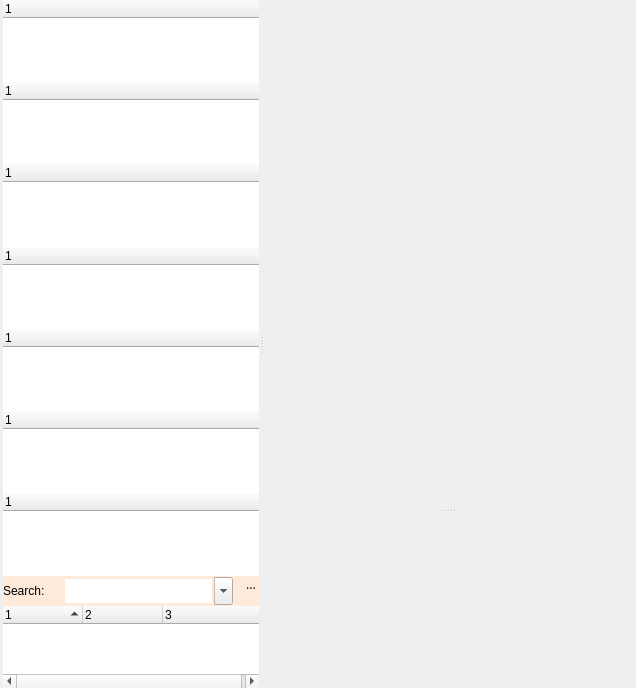
<?xml version="1.0" encoding="UTF-8"?>
<ui version="4.0">
 <class>trigger_editor</class>
 <widget class="QMainWindow" name="trigger_editor">
  <property name="geometry">
   <rect>
    <x>0</x>
    <y>0</y>
    <width>636</width>
    <height>688</height>
   </rect>
  </property>
  <property name="sizePolicy">
   <sizepolicy hsizetype="Preferred" vsizetype="Preferred">
    <horstretch>0</horstretch>
    <verstretch>0</verstretch>
   </sizepolicy>
  </property>
  <property name="windowTitle">
   <string>Script editor</string>
  </property>
  <widget class="QWidget" name="randomwidget">
   <property name="sizePolicy">
    <sizepolicy hsizetype="Expanding" vsizetype="Expanding">
     <horstretch>0</horstretch>
     <verstretch>0</verstretch>
    </sizepolicy>
   </property>
   <layout class="QVBoxLayout" name="verticalLayout">
    <property name="spacing">
     <number>0</number>
    </property>
    <property name="margin">
     <number>0</number>
    </property>
    <item>
     <widget class="QWidget" name="widget" native="true">
      <property name="sizePolicy">
       <sizepolicy hsizetype="Expanding" vsizetype="Expanding">
        <horstretch>0</horstretch>
        <verstretch>0</verstretch>
       </sizepolicy>
      </property>
      <layout class="QGridLayout" name="gridLayout_2">
       <property name="margin">
        <number>0</number>
       </property>
       <property name="spacing">
        <number>0</number>
       </property>
       <item row="0" column="0">
        <widget class="QWidget" name="widget_2" native="true">
         <property name="sizePolicy">
          <sizepolicy hsizetype="Expanding" vsizetype="Expanding">
           <horstretch>0</horstretch>
           <verstretch>0</verstretch>
          </sizepolicy>
         </property>
         <layout class="QVBoxLayout" name="verticalLayout_2">
          <property name="spacing">
           <number>0</number>
          </property>
          <property name="leftMargin">
           <number>3</number>
          </property>
          <property name="topMargin">
           <number>0</number>
          </property>
          <property name="rightMargin">
           <number>3</number>
          </property>
          <property name="bottomMargin">
           <number>0</number>
          </property>
          <item>
           <widget class="QWidget" name="widget_3" native="true">
            <property name="sizePolicy">
             <sizepolicy hsizetype="Expanding" vsizetype="Expanding">
              <horstretch>0</horstretch>
              <verstretch>0</verstretch>
             </sizepolicy>
            </property>
            <layout class="QVBoxLayout" name="verticalLayout_8">
             <property name="spacing">
              <number>0</number>
             </property>
             <property name="margin">
              <number>0</number>
             </property>
             <item>
              <widget class="QSplitter" name="splitter">
               <property name="sizePolicy">
                <sizepolicy hsizetype="Expanding" vsizetype="Expanding">
                 <horstretch>0</horstretch>
                 <verstretch>0</verstretch>
                </sizepolicy>
               </property>
               <property name="frameShape">
                <enum>QFrame::NoFrame</enum>
               </property>
               <property name="lineWidth">
                <number>0</number>
               </property>
               <property name="midLineWidth">
                <number>5</number>
               </property>
               <property name="orientation">
                <enum>Qt::Horizontal</enum>
               </property>
               <property name="opaqueResize">
                <bool>true</bool>
               </property>
               <property name="handleWidth">
                <number>5</number>
               </property>
               <widget class="QFrame" name="left_frame">
                <property name="sizePolicy">
                 <sizepolicy hsizetype="Expanding" vsizetype="Expanding">
                  <horstretch>0</horstretch>
                  <verstretch>0</verstretch>
                 </sizepolicy>
                </property>
                <property name="minimumSize">
                 <size>
                  <width>0</width>
                  <height>0</height>
                 </size>
                </property>
                <property name="baseSize">
                 <size>
                  <width>0</width>
                  <height>0</height>
                 </size>
                </property>
                <property name="frameShape">
                 <enum>QFrame::NoFrame</enum>
                </property>
                <property name="frameShadow">
                 <enum>QFrame::Plain</enum>
                </property>
                <property name="lineWidth">
                 <number>1</number>
                </property>
                <layout class="QVBoxLayout" name="verticalLayout_3">
                 <property name="spacing">
                  <number>0</number>
                 </property>
                 <property name="margin">
                  <number>0</number>
                 </property>
                 <item>
                  <widget class="TTreeWidget" name="treeWidget_timers">
                   <property name="frameShape">
                    <enum>QFrame::NoFrame</enum>
                   </property>
                   <property name="midLineWidth">
                    <number>4</number>
                   </property>
                   <property name="dragDropMode">
                    <enum>QAbstractItemView::InternalMove</enum>
                   </property>
                   <property name="alternatingRowColors">
                    <bool>false</bool>
                   </property>
                   <property name="iconSize">
                    <size>
                     <width>32</width>
                     <height>32</height>
                    </size>
                   </property>
                   <property name="rootIsDecorated">
                    <bool>true</bool>
                   </property>
                   <property name="allColumnsShowFocus">
                    <bool>true</bool>
                   </property>
                   <property name="wordWrap">
                    <bool>false</bool>
                   </property>
                   <property name="headerHidden">
                    <bool>false</bool>
                   </property>
                   <property name="expandsOnDoubleClick">
                    <bool>false</bool>
                   </property>
                   <column>
                    <property name="text">
                     <string>1</string>
                    </property>
                   </column>
                  </widget>
                 </item>
                 <item>
                  <widget class="TTreeWidget" name="treeWidget_keys">
                   <property name="frameShape">
                    <enum>QFrame::NoFrame</enum>
                   </property>
                   <property name="midLineWidth">
                    <number>4</number>
                   </property>
                   <property name="dragDropMode">
                    <enum>QAbstractItemView::InternalMove</enum>
                   </property>
                   <property name="alternatingRowColors">
                    <bool>false</bool>
                   </property>
                   <property name="iconSize">
                    <size>
                     <width>32</width>
                     <height>32</height>
                    </size>
                   </property>
                   <property name="rootIsDecorated">
                    <bool>true</bool>
                   </property>
                   <property name="sortingEnabled">
                    <bool>false</bool>
                   </property>
                   <property name="animated">
                    <bool>true</bool>
                   </property>
                   <property name="allColumnsShowFocus">
                    <bool>true</bool>
                   </property>
                   <property name="wordWrap">
                    <bool>false</bool>
                   </property>
                   <property name="headerHidden">
                    <bool>false</bool>
                   </property>
                   <property name="expandsOnDoubleClick">
                    <bool>false</bool>
                   </property>
                   <column>
                    <property name="text">
                     <string>1</string>
                    </property>
                   </column>
                  </widget>
                 </item>
                 <item>
                  <widget class="TTreeWidget" name="treeWidget_alias">
                   <property name="frameShape">
                    <enum>QFrame::NoFrame</enum>
                   </property>
                   <property name="midLineWidth">
                    <number>4</number>
                   </property>
                   <property name="dragDropMode">
                    <enum>QAbstractItemView::InternalMove</enum>
                   </property>
                   <property name="alternatingRowColors">
                    <bool>false</bool>
                   </property>
                   <property name="iconSize">
                    <size>
                     <width>32</width>
                     <height>32</height>
                    </size>
                   </property>
                   <property name="rootIsDecorated">
                    <bool>true</bool>
                   </property>
                   <property name="animated">
                    <bool>true</bool>
                   </property>
                   <property name="allColumnsShowFocus">
                    <bool>true</bool>
                   </property>
                   <property name="wordWrap">
                    <bool>false</bool>
                   </property>
                   <property name="headerHidden">
                    <bool>false</bool>
                   </property>
                   <property name="expandsOnDoubleClick">
                    <bool>false</bool>
                   </property>
                   <column>
                    <property name="text">
                     <string>1</string>
                    </property>
                   </column>
                  </widget>
                 </item>
                 <item>
                  <widget class="TTreeWidget" name="treeWidget_actions">
                   <property name="frameShape">
                    <enum>QFrame::NoFrame</enum>
                   </property>
                   <property name="midLineWidth">
                    <number>4</number>
                   </property>
                   <property name="dragDropMode">
                    <enum>QAbstractItemView::InternalMove</enum>
                   </property>
                   <property name="alternatingRowColors">
                    <bool>false</bool>
                   </property>
                   <property name="iconSize">
                    <size>
                     <width>32</width>
                     <height>32</height>
                    </size>
                   </property>
                   <property name="rootIsDecorated">
                    <bool>true</bool>
                   </property>
                   <property name="animated">
                    <bool>true</bool>
                   </property>
                   <property name="allColumnsShowFocus">
                    <bool>true</bool>
                   </property>
                   <property name="wordWrap">
                    <bool>false</bool>
                   </property>
                   <property name="headerHidden">
                    <bool>false</bool>
                   </property>
                   <property name="expandsOnDoubleClick">
                    <bool>false</bool>
                   </property>
                   <column>
                    <property name="text">
                     <string>1</string>
                    </property>
                   </column>
                  </widget>
                 </item>
                 <item>
                  <widget class="TTreeWidget" name="treeWidget_scripts">
                   <property name="frameShape">
                    <enum>QFrame::NoFrame</enum>
                   </property>
                   <property name="midLineWidth">
                    <number>4</number>
                   </property>
                   <property name="dragDropMode">
                    <enum>QAbstractItemView::InternalMove</enum>
                   </property>
                   <property name="alternatingRowColors">
                    <bool>false</bool>
                   </property>
                   <property name="iconSize">
                    <size>
                     <width>32</width>
                     <height>32</height>
                    </size>
                   </property>
                   <property name="rootIsDecorated">
                    <bool>true</bool>
                   </property>
                   <property name="animated">
                    <bool>true</bool>
                   </property>
                   <property name="allColumnsShowFocus">
                    <bool>true</bool>
                   </property>
                   <property name="wordWrap">
                    <bool>false</bool>
                   </property>
                   <property name="headerHidden">
                    <bool>false</bool>
                   </property>
                   <property name="expandsOnDoubleClick">
                    <bool>false</bool>
                   </property>
                   <column>
                    <property name="text">
                     <string>1</string>
                    </property>
                   </column>
                  </widget>
                 </item>
                 <item>
                  <widget class="TTreeWidget" name="treeWidget">
                   <property name="frameShape">
                    <enum>QFrame::NoFrame</enum>
                   </property>
                   <property name="midLineWidth">
                    <number>4</number>
                   </property>
                   <property name="dragDropMode">
                    <enum>QAbstractItemView::InternalMove</enum>
                   </property>
                   <property name="alternatingRowColors">
                    <bool>false</bool>
                   </property>
                   <property name="iconSize">
                    <size>
                     <width>32</width>
                     <height>32</height>
                    </size>
                   </property>
                   <property name="rootIsDecorated">
                    <bool>true</bool>
                   </property>
                   <property name="sortingEnabled">
                    <bool>false</bool>
                   </property>
                   <property name="animated">
                    <bool>true</bool>
                   </property>
                   <property name="allColumnsShowFocus">
                    <bool>true</bool>
                   </property>
                   <property name="wordWrap">
                    <bool>false</bool>
                   </property>
                   <property name="headerHidden">
                    <bool>false</bool>
                   </property>
                   <property name="expandsOnDoubleClick">
                    <bool>false</bool>
                   </property>
                   <column>
                    <property name="text">
                     <string>1</string>
                    </property>
                   </column>
                  </widget>
                 </item>
                 <item>
                  <widget class="TTreeWidget" name="treeWidget_vars">
                   <property name="frameShape">
                    <enum>QFrame::NoFrame</enum>
                   </property>
                   <property name="midLineWidth">
                    <number>4</number>
                   </property>
                   <property name="dragDropMode">
                    <enum>QAbstractItemView::InternalMove</enum>
                   </property>
                   <property name="alternatingRowColors">
                    <bool>false</bool>
                   </property>
                   <property name="iconSize">
                    <size>
                     <width>32</width>
                     <height>32</height>
                    </size>
                   </property>
                   <property name="rootIsDecorated">
                    <bool>true</bool>
                   </property>
                   <property name="allColumnsShowFocus">
                    <bool>true</bool>
                   </property>
                   <property name="wordWrap">
                    <bool>false</bool>
                   </property>
                   <property name="headerHidden">
                    <bool>false</bool>
                   </property>
                   <property name="expandsOnDoubleClick">
                    <bool>false</bool>
                   </property>
                   <column>
                    <property name="text">
                     <string>1</string>
                    </property>
                   </column>
                  </widget>
                 </item>
                 <item>
                  <widget class="QWidget" name="mpSearchArea" native="true">
                   <layout class="QVBoxLayout" name="verticalLayout_6">
                    <property name="spacing">
                     <number>0</number>
                    </property>
                    <property name="margin">
                     <number>0</number>
                    </property>
                    <item>
                     <widget class="QWidget" name="widget_5" native="true">
                      <property name="sizePolicy">
                       <sizepolicy hsizetype="Expanding" vsizetype="Fixed">
                        <horstretch>0</horstretch>
                        <verstretch>0</verstretch>
                       </sizepolicy>
                      </property>
                      <property name="maximumSize">
                       <size>
                        <width>16777215</width>
                        <height>30</height>
                       </size>
                      </property>
                      <property name="palette">
                       <palette>
                        <active>
                         <colorrole role="Base">
                          <brush brushstyle="SolidPattern">
                           <color alpha="255">
                            <red>255</red>
                            <green>255</green>
                            <blue>255</blue>
                           </color>
                          </brush>
                         </colorrole>
                         <colorrole role="Window">
                          <brush brushstyle="SolidPattern">
                           <color alpha="255">
                            <red>255</red>
                            <green>234</green>
                            <blue>218</blue>
                           </color>
                          </brush>
                         </colorrole>
                        </active>
                        <inactive>
                         <colorrole role="Base">
                          <brush brushstyle="SolidPattern">
                           <color alpha="255">
                            <red>255</red>
                            <green>255</green>
                            <blue>255</blue>
                           </color>
                          </brush>
                         </colorrole>
                         <colorrole role="Window">
                          <brush brushstyle="SolidPattern">
                           <color alpha="255">
                            <red>255</red>
                            <green>234</green>
                            <blue>218</blue>
                           </color>
                          </brush>
                         </colorrole>
                        </inactive>
                        <disabled>
                         <colorrole role="Base">
                          <brush brushstyle="SolidPattern">
                           <color alpha="255">
                            <red>255</red>
                            <green>234</green>
                            <blue>218</blue>
                           </color>
                          </brush>
                         </colorrole>
                         <colorrole role="Window">
                          <brush brushstyle="SolidPattern">
                           <color alpha="255">
                            <red>255</red>
                            <green>234</green>
                            <blue>218</blue>
                           </color>
                          </brush>
                         </colorrole>
                        </disabled>
                       </palette>
                      </property>
                      <property name="autoFillBackground">
                       <bool>true</bool>
                      </property>
                      <layout class="QHBoxLayout" name="horizontalLayout_5">
                       <property name="spacing">
                        <number>0</number>
                       </property>
                       <property name="margin">
                        <number>0</number>
                       </property>
                       <item>
                        <widget class="QWidget" name="widget_7" native="true">
                         <layout class="QHBoxLayout" name="horizontalLayout_3">
                          <property name="spacing">
                           <number>0</number>
                          </property>
                          <property name="margin">
                           <number>0</number>
                          </property>
                          <item>
                           <widget class="QLabel" name="label">
                            <property name="sizePolicy">
                             <sizepolicy hsizetype="Fixed" vsizetype="Preferred">
                              <horstretch>0</horstretch>
                              <verstretch>0</verstretch>
                             </sizepolicy>
                            </property>
                            <property name="minimumSize">
                             <size>
                              <width>60</width>
                              <height>0</height>
                             </size>
                            </property>
                            <property name="text">
                             <string>Search:</string>
                            </property>
                           </widget>
                          </item>
                          <item>
                           <widget class="QComboBox" name="comboBox_search_triggers">
                            <property name="sizePolicy">
                             <sizepolicy hsizetype="Expanding" vsizetype="Fixed">
                              <horstretch>0</horstretch>
                              <verstretch>0</verstretch>
                             </sizepolicy>
                            </property>
                            <property name="minimumSize">
                             <size>
                              <width>50</width>
                              <height>20</height>
                             </size>
                            </property>
                            <property name="maximumSize">
                             <size>
                              <width>16777215</width>
                              <height>28</height>
                             </size>
                            </property>
                            <property name="editable">
                             <bool>true</bool>
                            </property>
                            <property name="insertPolicy">
                             <enum>QComboBox::InsertAtTop</enum>
                            </property>
                            <property name="duplicatesEnabled">
                             <bool>true</bool>
                            </property>
                            <property name="frame">
                             <bool>false</bool>
                            </property>
                           </widget>
                          </item>
                          <item>
                           <spacer name="horizontalSpacer_2">
                            <property name="orientation">
                             <enum>Qt::Horizontal</enum>
                            </property>
                            <property name="sizeType">
                             <enum>QSizePolicy::Fixed</enum>
                            </property>
                            <property name="sizeHint" stdset="0">
                             <size>
                              <width>10</width>
                              <height>13</height>
                             </size>
                            </property>
                           </spacer>
                          </item>
                         </layout>
                        </widget>
                       </item>
                       <item>
                        <widget class="QWidget" name="widget_6" native="true">
                         <property name="sizePolicy">
                          <sizepolicy hsizetype="Fixed" vsizetype="Expanding">
                           <horstretch>0</horstretch>
                           <verstretch>0</verstretch>
                          </sizepolicy>
                         </property>
                         <property name="minimumSize">
                          <size>
                           <width>16</width>
                           <height>0</height>
                          </size>
                         </property>
                         <property name="maximumSize">
                          <size>
                           <width>16</width>
                           <height>16777215</height>
                          </size>
                         </property>
                         <layout class="QVBoxLayout" name="verticalLayout_7">
                          <property name="spacing">
                           <number>0</number>
                          </property>
                          <property name="margin">
                           <number>0</number>
                          </property>
                          <item>
                           <widget class="QToolButton" name="messageAreaCloseButton">
                            <property name="minimumSize">
                             <size>
                              <width>16</width>
                              <height>16</height>
                             </size>
                            </property>
                            <property name="maximumSize">
                             <size>
                              <width>16</width>
                              <height>16</height>
                             </size>
                            </property>
                            <property name="font">
                             <font>
                              <family>Sans Serif</family>
                              <pointsize>9</pointsize>
                             </font>
                            </property>
                            <property name="focusPolicy">
                             <enum>Qt::NoFocus</enum>
                            </property>
                            <property name="text">
                             <string>...</string>
                            </property>
                            <property name="icon">
                             <iconset resource="../mudlet_alpha.qrc">
                              <normaloff>:/icons/application-exit.png</normaloff>:/icons/application-exit.png</iconset>
                            </property>
                            <property name="autoRaise">
                             <bool>true</bool>
                            </property>
                           </widget>
                          </item>
                          <item>
                           <spacer name="verticalSpacer">
                            <property name="orientation">
                             <enum>Qt::Vertical</enum>
                            </property>
                            <property name="sizeHint" stdset="0">
                             <size>
                              <width>20</width>
                              <height>40</height>
                             </size>
                            </property>
                           </spacer>
                          </item>
                         </layout>
                        </widget>
                       </item>
                      </layout>
                     </widget>
                    </item>
                    <item>
                     <widget class="QTreeWidget" name="tree_widget_search_results_main">
                      <property name="frameShape">
                       <enum>QFrame::NoFrame</enum>
                      </property>
                      <property name="midLineWidth">
                       <number>4</number>
                      </property>
                      <property name="alternatingRowColors">
                       <bool>false</bool>
                      </property>
                      <property name="iconSize">
                       <size>
                        <width>16</width>
                        <height>16</height>
                       </size>
                      </property>
                      <property name="textElideMode">
                       <enum>Qt::ElideRight</enum>
                      </property>
                      <property name="rootIsDecorated">
                       <bool>true</bool>
                      </property>
                      <property name="uniformRowHeights">
                       <bool>true</bool>
                      </property>
                      <property name="sortingEnabled">
                       <bool>true</bool>
                      </property>
                      <property name="animated">
                       <bool>true</bool>
                      </property>
                      <property name="headerHidden">
                       <bool>false</bool>
                      </property>
                      <property name="columnCount">
                       <number>3</number>
                      </property>
                      <attribute name="headerVisible">
                       <bool>true</bool>
                      </attribute>
                      <attribute name="headerDefaultSectionSize">
                       <number>80</number>
                      </attribute>
                      <attribute name="headerMinimumSectionSize">
                       <number>20</number>
                      </attribute>
                      <column>
                       <property name="text">
                        <string>1</string>
                       </property>
                      </column>
                      <column>
                       <property name="text">
                        <string notr="true">2</string>
                       </property>
                      </column>
                      <column>
                       <property name="text">
                        <string notr="true">3</string>
                       </property>
                      </column>
                     </widget>
                    </item>
                   </layout>
                  </widget>
                 </item>
                </layout>
                <zorder>treeWidget_timers</zorder>
                <zorder>treeWidget_keys</zorder>
                <zorder>treeWidget_alias</zorder>
                <zorder>treeWidget_actions</zorder>
                <zorder>treeWidget_scripts</zorder>
                <zorder>mpSearchArea</zorder>
                <zorder>treeWidget</zorder>
                <zorder>treeWidget_vars</zorder>
               </widget>
               <widget class="QFrame" name="right_frame">
                <property name="sizePolicy">
                 <sizepolicy hsizetype="Expanding" vsizetype="Expanding">
                  <horstretch>1</horstretch>
                  <verstretch>0</verstretch>
                 </sizepolicy>
                </property>
                <property name="baseSize">
                 <size>
                  <width>0</width>
                  <height>0</height>
                 </size>
                </property>
                <property name="font">
                 <font>
                  <stylestrategy>PreferAntialias</stylestrategy>
                 </font>
                </property>
                <property name="frameShape">
                 <enum>QFrame::NoFrame</enum>
                </property>
                <property name="frameShadow">
                 <enum>QFrame::Plain</enum>
                </property>
                <property name="lineWidth">
                 <number>1</number>
                </property>
                <layout class="QHBoxLayout" name="horizontalLayout_2">
                 <property name="spacing">
                  <number>0</number>
                 </property>
                 <property name="margin">
                  <number>0</number>
                 </property>
                 <item>
                  <widget class="QSplitter" name="splitter_3">
                   <property name="sizePolicy">
                    <sizepolicy hsizetype="Expanding" vsizetype="Expanding">
                     <horstretch>0</horstretch>
                     <verstretch>0</verstretch>
                    </sizepolicy>
                   </property>
                   <property name="minimumSize">
                    <size>
                     <width>0</width>
                     <height>0</height>
                    </size>
                   </property>
                   <property name="maximumSize">
                    <size>
                     <width>16777215</width>
                     <height>16777215</height>
                    </size>
                   </property>
                   <property name="font">
                    <font>
                     <stylestrategy>PreferAntialias</stylestrategy>
                    </font>
                   </property>
                   <property name="frameShape">
                    <enum>QFrame::NoFrame</enum>
                   </property>
                   <property name="lineWidth">
                    <number>9</number>
                   </property>
                   <property name="orientation">
                    <enum>Qt::Vertical</enum>
                   </property>
                   <property name="handleWidth">
                    <number>5</number>
                   </property>
                   <property name="childrenCollapsible">
                    <bool>true</bool>
                   </property>
                   <widget class="QFrame" name="frame_9">
                    <property name="sizePolicy">
                     <sizepolicy hsizetype="Expanding" vsizetype="Expanding">
                      <horstretch>0</horstretch>
                      <verstretch>0</verstretch>
                     </sizepolicy>
                    </property>
                    <property name="minimumSize">
                     <size>
                      <width>0</width>
                      <height>0</height>
                     </size>
                    </property>
                    <property name="baseSize">
                     <size>
                      <width>0</width>
                      <height>0</height>
                     </size>
                    </property>
                    <property name="autoFillBackground">
                     <bool>false</bool>
                    </property>
                    <property name="frameShape">
                     <enum>QFrame::NoFrame</enum>
                    </property>
                    <property name="frameShadow">
                     <enum>QFrame::Plain</enum>
                    </property>
                    <layout class="QVBoxLayout" name="verticalLayout_5">
                     <property name="spacing">
                      <number>0</number>
                     </property>
                     <property name="margin">
                      <number>0</number>
                     </property>
                     <item>
                      <widget class="QWidget" name="mainArea" native="true">
                       <property name="sizePolicy">
                        <sizepolicy hsizetype="Expanding" vsizetype="Expanding">
                         <horstretch>0</horstretch>
                         <verstretch>0</verstretch>
                        </sizepolicy>
                       </property>
                       <property name="autoFillBackground">
                        <bool>false</bool>
                       </property>
                      </widget>
                     </item>
                    </layout>
                   </widget>
                   <widget class="QFrame" name="frame_4">
                    <property name="enabled">
                     <bool>true</bool>
                    </property>
                    <property name="sizePolicy">
                     <sizepolicy hsizetype="Expanding" vsizetype="Maximum">
                      <horstretch>0</horstretch>
                      <verstretch>0</verstretch>
                     </sizepolicy>
                    </property>
                    <property name="minimumSize">
                     <size>
                      <width>0</width>
                      <height>0</height>
                     </size>
                    </property>
                    <property name="maximumSize">
                     <size>
                      <width>16777215</width>
                      <height>175</height>
                     </size>
                    </property>
                    <property name="frameShape">
                     <enum>QFrame::NoFrame</enum>
                    </property>
                    <property name="frameShadow">
                     <enum>QFrame::Plain</enum>
                    </property>
                    <property name="midLineWidth">
                     <number>4</number>
                    </property>
                    <layout class="QVBoxLayout" name="verticalLayout_4">
                     <property name="spacing">
                      <number>0</number>
                     </property>
                     <property name="margin">
                      <number>0</number>
                     </property>
                     <item>
                      <widget class="QWidget" name="popupArea" native="true">
                       <property name="sizePolicy">
                        <sizepolicy hsizetype="Expanding" vsizetype="Expanding">
                         <horstretch>0</horstretch>
                         <verstretch>0</verstretch>
                        </sizepolicy>
                       </property>
                       <property name="minimumSize">
                        <size>
                         <width>0</width>
                         <height>0</height>
                        </size>
                       </property>
                       <property name="maximumSize">
                        <size>
                         <width>16777215</width>
                         <height>16777215</height>
                        </size>
                       </property>
                       <property name="font">
                        <font>
                         <stylestrategy>PreferAntialias</stylestrategy>
                        </font>
                       </property>
                      </widget>
                     </item>
                    </layout>
                   </widget>
                  </widget>
                 </item>
                </layout>
               </widget>
              </widget>
             </item>
            </layout>
           </widget>
          </item>
         </layout>
        </widget>
       </item>
      </layout>
     </widget>
    </item>
   </layout>
  </widget>
  <widget class="QStatusBar" name="statusbar">
   <property name="enabled">
    <bool>false</bool>
   </property>
   <property name="sizePolicy">
    <sizepolicy hsizetype="Fixed" vsizetype="Fixed">
     <horstretch>0</horstretch>
     <verstretch>0</verstretch>
    </sizepolicy>
   </property>
   <property name="maximumSize">
    <size>
     <width>16777215</width>
     <height>0</height>
    </size>
   </property>
  </widget>
  <action name="actionAlias">
   <property name="text">
    <string>Alias</string>
   </property>
  </action>
  <action name="toolButton_add_trigger_menu">
   <property name="text">
    <string>Trigger</string>
   </property>
  </action>
  <action name="actionVariable">
   <property name="text">
    <string>Variable</string>
   </property>
  </action>
  <action name="actionAlias_2">
   <property name="text">
    <string>Alias</string>
   </property>
  </action>
  <action name="toolButton_delete_trigger_menu">
   <property name="text">
    <string>Trigger</string>
   </property>
  </action>
  <action name="actionVariable_2">
   <property name="text">
    <string>Variable</string>
   </property>
  </action>
  <action name="toolButton_add_trigger_group_menu">
   <property name="text">
    <string>Group</string>
   </property>
  </action>
  <action name="actionGroup">
   <property name="text">
    <string>Group</string>
   </property>
  </action>
  <action name="actionAliases">
   <property name="checkable">
    <bool>true</bool>
   </property>
   <property name="text">
    <string>Aliases</string>
   </property>
  </action>
  <action name="actionTriggers">
   <property name="checkable">
    <bool>true</bool>
   </property>
   <property name="text">
    <string>Triggers</string>
   </property>
  </action>
  <action name="actionVariables">
   <property name="checkable">
    <bool>true</bool>
   </property>
   <property name="text">
    <string>Variables</string>
   </property>
  </action>
  <action name="actionScript_options">
   <property name="checkable">
    <bool>true</bool>
   </property>
   <property name="text">
    <string>Script options</string>
   </property>
  </action>
  <action name="toolButton_search_area_2_menu">
   <property name="checkable">
    <bool>true</bool>
   </property>
   <property name="text">
    <string>Search results</string>
   </property>
  </action>
  <action name="actionExpert_mode_menu">
   <property name="text">
    <string>Expert mode</string>
   </property>
  </action>
 </widget>
 <customwidgets>
  <customwidget>
   <class>TTreeWidget</class>
   <extends>QTreeWidget</extends>
   <header>TTreeWidget.h</header>
  </customwidget>
 </customwidgets>
 <resources>
  <include location="../mudlet_alpha.qrc"/>
 </resources>
 <connections/>
</ui>
